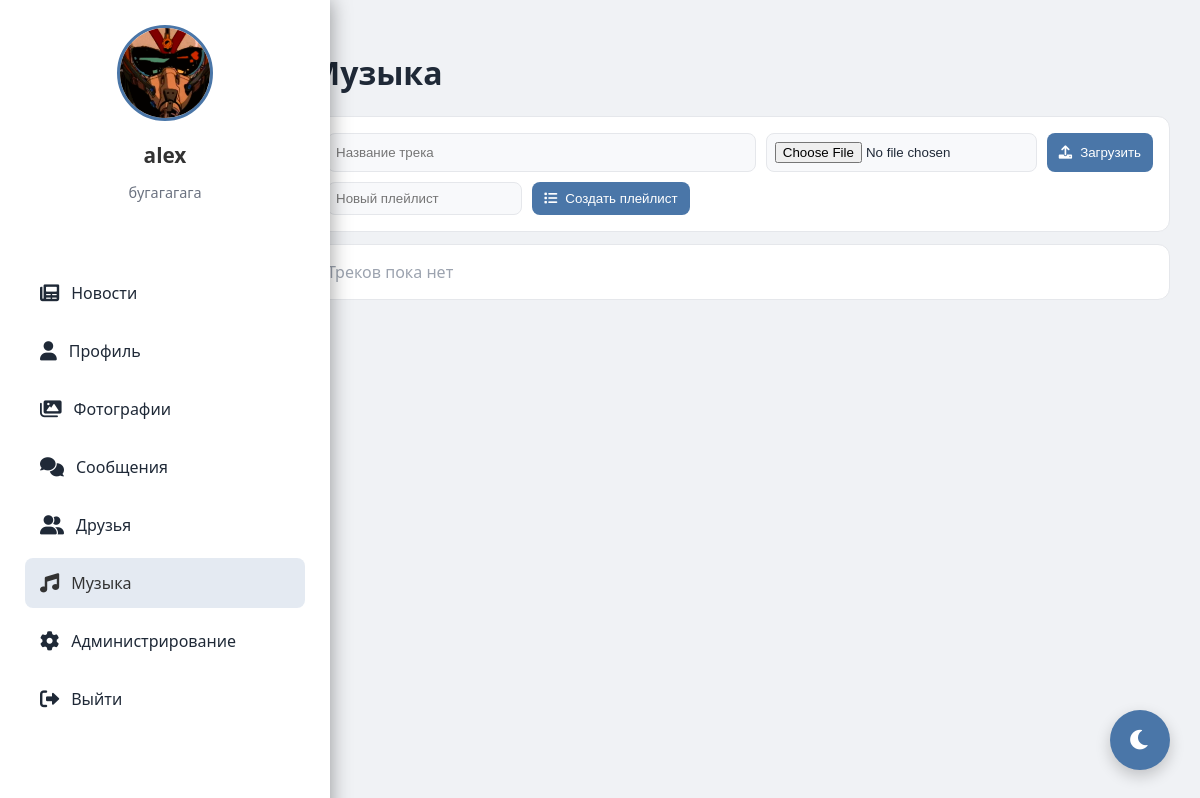
/music (signed in), run on an earlier commit of the app's database.
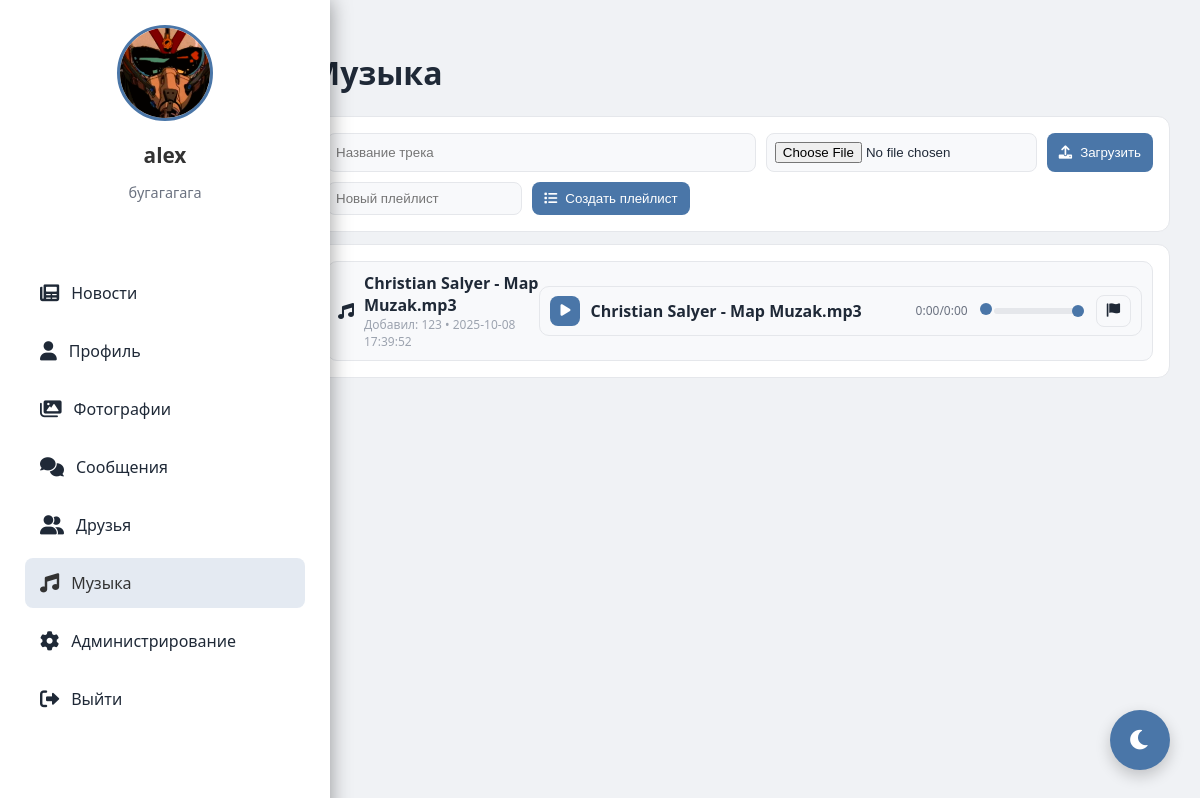
And on a later commit of the database.
### tables this page shows
CREATE TABLE music (
                 id INTEGER PRIMARY KEY AUTOINCREMENT,
                 user_id INTEGER NOT NULL,
                 filename TEXT NOT NULL,
                 title TEXT,
                 uploaded_at DATETIME DEFAULT CURRENT_TIMESTAMP,
                 FOREIGN KEY(user_id) REFERENCES users(id));

CREATE TABLE users (
                id INTEGER PRIMARY KEY AUTOINCREMENT,
                username TEXT UNIQUE NOT NULL,
                password TEXT NOT NULL,
                email TEXT,
                bio TEXT,
                avatar TEXT, role TEXT DEFAULT 'user' CHECK(role IN ('admin', 'moderator', 'user')), is_online BOOLEAN DEFAULT FALSE, last_seen DATETIME, banner TEXT, is_blocked BOOLEAN DEFAULT 0, block_reason TEXT);

### routes/music.py (the view)
@bp.route('/music')
def music_index():
    if 'user_id' not in session:
        return redirect(url_for('auth.index'))
    conn = get_db(); c = conn.cursor()
    c.execute('SELECT id, username, email, bio, avatar, role FROM users WHERE id=?', (session['user_id'],))
    me = c.fetchone()
    current_user = None
    if me:
        current_user = {
            'id': me['id'],
            'username': me['username'],
            'email': me['email'],
            'bio': me['bio'],
            'avatar': me['avatar'],
            'role': me['role'],
        }
    c.execute('''SELECT m.id, m.filename, m.title, m.uploaded_at, u.username
                 FROM music m JOIN users u ON m.user_id=u.id
                 ORDER BY m.uploaded_at DESC''')
    tracks = c.fetchall(); conn.close()
    return render_template('music.html', current_user=current_user, tracks=tracks, active_page='music')

### app.py (called while the page is built)
def _gen_csrf_token():
    import secrets
    token = session.get('_csrf_token')
    if not token:
        token = secrets.token_urlsafe(32)
        session['_csrf_token'] = token
    return token

@app.context_processor
def inject_csrf():
    return {'csrf_token': _gen_csrf_token()}

@app.before_request
def csrf_protect():
    if request.method in ('POST','PUT','PATCH','DELETE'):
        if request.path.startswith('/socket.io') or request.path.startswith('/static'):
            return None
        if request.endpoint in {'auth.index'}:
            if not session.get('_csrf_token'):
                return None
        token = None
        token = request.headers.get('X-CSRFToken') or request.headers.get('X-CSRF-Token')
        if not token:
            token = request.form.get('csrf_token') or request.args.get('csrf_token')
        if not token and request.is_json:
            try:
                token = (request.get_json(silent=True) or {}).get('csrf_token')
            except Exception:
                token = None
        if not token or token != session.get('_csrf_token'):
            return ('CSRF token missing or invalid', 400)

### templates/music.html (shortened to what this page needs)
<!DOCTYPE html>
<html>
<head>
    <link href="https://cdnjs.cloudflare.com/ajax/libs/font-awesome/6.0.0/css/all.min.css" rel="stylesheet">
    </head>
<body>
    <div class="app">
        <div class="sidebar">
            <div class="profile-card">
                <img src="{{ url_for('static', filename='uploads/' + current_user.avatar) if current_user and current_user.avatar else url_for('static', filename='uploads/default_avatar.png') }}" alt="Avatar">
                <h3>{{ current_user.username if current_user else 'Профиль' }}</h3>
                <p>{{ current_user.bio if current_user else '' }}</p>
            </div>
            <div class="nav">
                <a href="{{ url_for('feed.feed') }}"><i class="fas fa-newspaper"></i> Новости</a>
                <a href="{{ url_for('profile.profile') }}"><i class="fas fa-user"></i> Профиль</a>
                <a href="{{ url_for('gallery.gallery') }}"><i class="fas fa-images"></i> Фотографии</a>
                <a href="{{ url_for('messages.messages') }}"><i class="fas fa-comments"></i> Сообщения</a>
                <a href="{{ url_for('friends.friends') }}"><i class="fas fa-user-friends"></i> Друзья</a>
                <a href="{{ url_for('music.music_index') }}" class="active"><i class="fas fa-music"></i> Музыка</a>
                {% if current_user and current_user.role in ['admin','moderator'] %}
                <a href="{{ url_for('admin.admin') }}"><i class="fas fa-cog"></i> Администрирование</a>
                {% endif %}
                <a href="{{ url_for('static.logout') }}"><i class="fas fa-sign-out-alt"></i> Выйти</a>
            </div>
        </div>
        <div class="content">
    <div class="wrap">
        <h1>Музыка</h1>
        <div class="panel" style="margin-bottom:12px;">
            <form method="POST" action="{{ url_for('music.music_upload') }}" enctype="multipart/form-data" class="grid" style="grid-template-columns:1fr auto auto;">
                <input type="text" name="title" placeholder="Название трека">
                <input type="file" name="file" accept="audio/*">
                <button class="btn" type="submit"><i class="fas fa-upload"></i> Загрузить</button>
            </form>
            <form method="POST" action="{{ url_for('music.playlist_create') }}" style="margin-top:10px; display:flex; gap:10px;">
                <input type="text" name="title" placeholder="Новый плейлист">
                <button class="btn" type="submit"><i class="fas fa-list"></i> Создать плейлист</button>
            </form>
        </div>
        <div class="panel">
            {% for t in tracks %}
            <div class="row">
                <div class="meta">
                    <i class="fas fa-music"></i>
                    <div>
                        <div style="font-weight:600">{{ t['title'] or t['filename'] }}</div>
                        <div style="font-size:12px;color:#9ca3af">Добавил: {{ t['username'] }} • {{ t['uploaded_at'] }}</div>
                    </div>
                </div>
                <div style="display:flex;flex-direction:column;gap:8px;align-items:flex-end;">
                    <div class="player" data-audio-id="track-{{ t['id'] }}">
                        <button class="pbtn play"><i class="fas fa-play"></i></button>
                        <div class="p-title">{{ t['title'] or t['filename'] }}</div>
                        <div class="p-time"><span class="cur">0:00</span>/<span class="dur">0:00</span></div>
                        <div class="p-progress"><input type="range" class="p-seek" min="0" max="1000" value="0"></div>
                        <input class="p-vol" type="range" min="0" max="1" step="0.01" value="1">
                        <button class="pbtn secondary" onclick="openReportModal({{ t['id'] }})"><i class="fas fa-flag"></i></button>
                    </div>
                </div>
            </div>
            {% else %}
            <div style="color:#9ca3af">Треков пока нет</div>
            {% endfor %}
    </div>
    <button class="theme-toggle" id="themeToggle"><i class="fas fa-moon"></i></button>
        </div>
    </div>
</body>
</html>

What changed in the data, as far as the page shows it:
added music: title "Christian Salyer - Map Muzak.mp3", username "123", uploaded_at "2025-10-08 17:39:52"
Also different on the page:
text no longer shown: "Треков пока нет"
